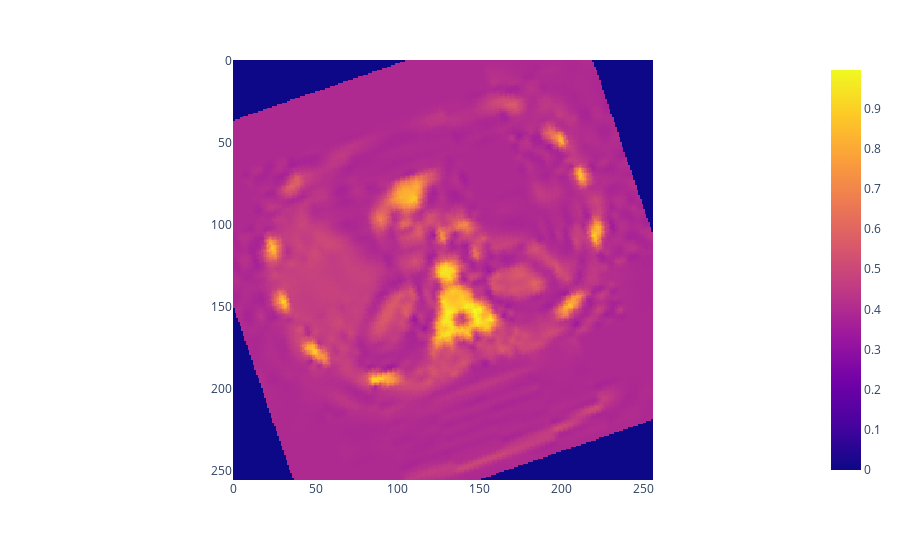

The cell this chart's notebook holds for it:
### Code cell
data_test= iter(dataset)
example_image = next(data_test)

# Utilice plotly para plotear un ejemplo
px.imshow(example_image[0][0].squeeze())

### Figure 1 — Plotly figure (JSON) as saved in the notebook; plotly's stock layout.template omitted (floating-point values rounded to 4 significant figures; data arrays with more than 128 entries replaced by an {"elided": "..."} marker saying what was removed)
{"data": [{"coloraxis": "coloraxis", "hovertemplate": "x: %{x}<br>y: %{y}<br>color: %{z}<extra></extra>", "name": "0", "type": "heatmap", "xaxis": "x", "yaxis": "y", "z": {"elided": "256x256 float values"}}], "layout": {"coloraxis": {"colorscale": [[0, "#0d0887"], [0.1111, "#46039f"], [0.2222, "#7201a8"], [0.3333, "#9c179e"], [0.4444, "#bd3786"], [0.5556, "#d8576b"], [0.6667, "#ed7953"], [0.7778, "#fb9f3a"], [0.8889, "#fdca26"], [1, "#f0f921"]]}, "margin": {"t": 60}, "xaxis": {"anchor": "y", "constrain": "domain", "domain": [0, 1], "scaleanchor": "y"}, "yaxis": {"anchor": "x", "autorange": "reversed", "constrain": "domain", "domain": [0, 1]}}}
